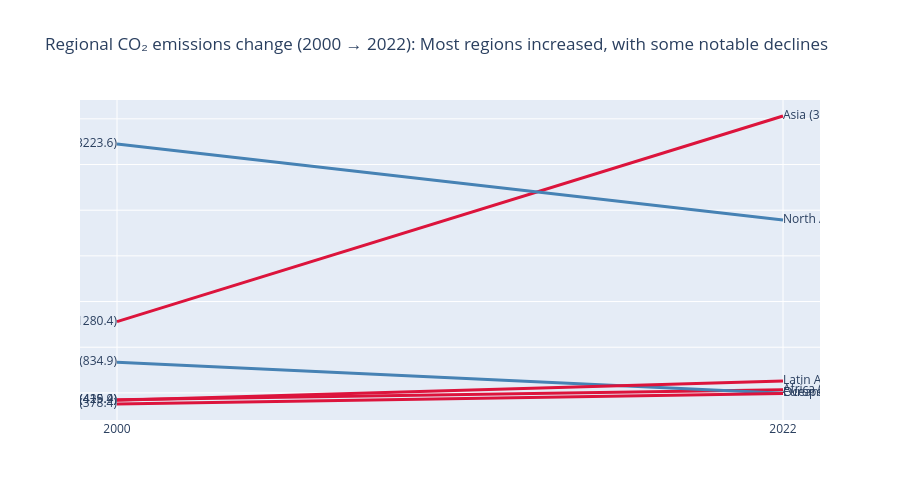

Write notebook code for a chart like this one.
### Markdown cell above
---
## Task 2 — Slopegraph: Regional Change 2000 vs 2022

**What to build:** A slopegraph comparing **average regional CO2 emissions** between 2000 and 2022.

**Requirements:**
- One line per region (not per country — aggregate first)
- Colour: regions that increased = one colour; decreased = another
- Values labelled at both ends of each line
- No y-axis tick labels (the endpoint labels make them redundant)
- Insight title stating which regions moved most

> 💡 `df.groupby(['Region','Year'])['CO2_Mt'].mean().reset_index()` then filter to 2000 and 2022

### Code cell
# Task 2 — Slopegraph: regional averages
# YOUR CODE HERE

import plotly.graph_objects as go
df_region = df.groupby(['Region', 'Year'])['CO2_Mt'].mean().reset_index()
 
df_slope = df_region[df_region['Year'].isin([2000, 2022])]
 
fig = go.Figure()
 
regions = df_slope['Region'].unique()
 
for region in regions:
    region_df = df_slope[df_slope['Region'] == region].sort_values('Year')
    y0 = region_df.iloc[0]['CO2_Mt']  # 2000
    y1 = region_df.iloc[1]['CO2_Mt']  # 2022
    color = 'crimson' if y1 > y0 else 'steelblue'
    fig.add_trace(go.Scatter(
        x=[2000, 2022],
        y=[y0, y1],
        mode='lines+text',
        line=dict(color=color, width=3),
        showlegend=False,
        text=[f"{region} ({y0:.1f})", f"{region} ({y1:.1f})"],
        textposition=['middle left', 'middle right']
    ))
 
# layout styling
fig.update_layout(
    title="Regional CO₂ emissions change (2000 → 2022): Most regions increased, with some notable declines",
    height=500,
    xaxis=dict(
        tickvals=[2000, 2022],
        ticktext=['2000', '2022']
    ),
    yaxis=dict(
        showticklabels=False  # remove y-axis labels
    )
)
 
fig.show()

### Figure 1 — Plotly figure (JSON) as saved in the notebook; plotly's stock layout.template omitted (floating-point values rounded to 4 significant figures)
{"data": [{"line": {"color": "crimson", "width": 3}, "mode": "lines+text", "showlegend": false, "text": ["Africa (425.4)", "Africa (534.4)"], "textposition": ["middle left", "middle right"], "type": "scatter", "x": [2000, 2022], "y": [425.4, 534.4]}, {"line": {"color": "crimson", "width": 3}, "mode": "lines+text", "showlegend": false, "text": ["Asia (1280.4)", "Asia (3531.1)"], "textposition": ["middle left", "middle right"], "type": "scatter", "x": [2000, 2022], "y": [1280.0, 3531.0]}, {"line": {"color": "steelblue", "width": 3}, "mode": "lines+text", "showlegend": false, "text": ["Europe (834.9)", "Europe (496.5)"], "textposition": ["middle left", "middle right"], "type": "scatter", "x": [2000, 2022], "y": [834.9, 496.5]}, {"line": {"color": "crimson", "width": 3}, "mode": "lines+text", "showlegend": false, "text": ["Latin America (419.9)", "Latin America (629.1)"], "textposition": ["middle left", "middle right"], "type": "scatter", "x": [2000, 2022], "y": [419.9, 629.1]}, {"line": {"color": "steelblue", "width": 3}, "mode": "lines+text", "showlegend": false, "text": ["North America (3223.6)", "North America (2393.8)"], "textposition": ["middle left", "middle right"], "type": "scatter", "x": [2000, 2022], "y": [3224.0, 2394.0]}, {"line": {"color": "crimson", "width": 3}, "mode": "lines+text", "showlegend": false, "text": ["Oceania (378.4)", "Oceania (493.7)"], "textposition": ["middle left", "middle right"], "type": "scatter", "x": [2000, 2022], "y": [378.4, 493.7]}], "layout": {"height": 500, "title": {"text": "Regional CO₂ emissions change (2000 → 2022): Most regions increased, with some notable declines"}, "xaxis": {"ticktext": ["2000", "2022"], "tickvals": [2000, 2022]}, "yaxis": {"showticklabels": false}}}
